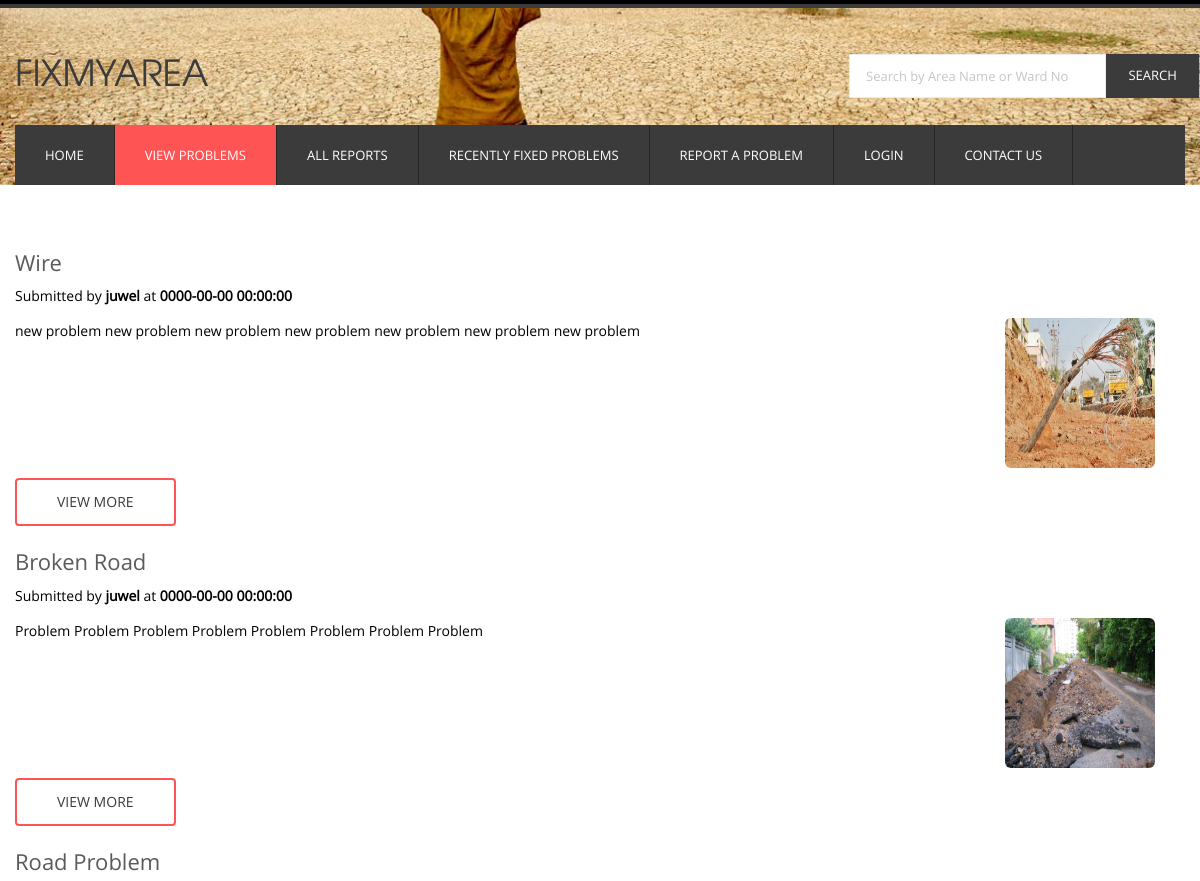
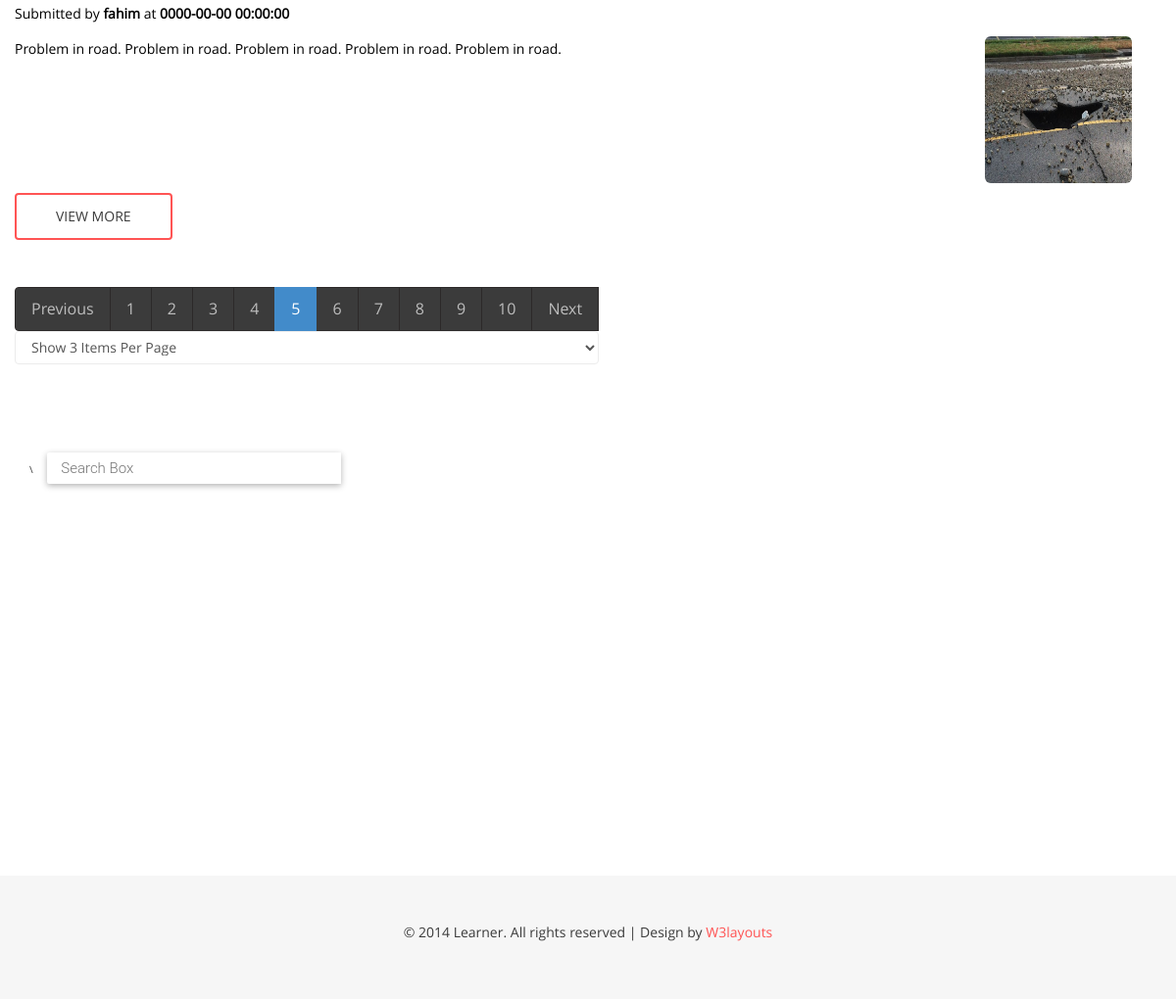
The page /views/IIUC_ULTRON/problems.php?Page=5 on the database its author committed (2 pictures, top to bottom).
### tables this page shows
CREATE TABLE `reports` (
  `id` int(100) NOT NULL,
  `title` text NOT NULL,
  `date` timestamp NOT NULL DEFAULT CURRENT_TIMESTAMP ON UPDATE CURRENT_TIMESTAMP,
  `author` text NOT NULL,
  `category` varchar(30) NOT NULL,
  `image_1` text NOT NULL,
  `image_2` text NOT NULL,
  `image_3` text NOT NULL,
  `video` text NOT NULL,
  `area` varchar(50) NOT NULL,
  `ward_no` int(20) NOT NULL,
  `description` text NOT NULL,
  `admin_feedback` text NOT NULL,
  `is_fixed` int(11) NOT NULL DEFAULT '0',
  `latitude` float NOT NULL,
  `longitude` float NOT NULL
);

### src/BITM/IIUC_ULTRON/Reports/Reports.php (called while the page is built, shortened)
<?php
class Reports extends DB{
		public function indexPaginator($page=0,$itemsPerPage=3){
        $start = (($page-1) * $itemsPerPage);
        $sql = "SELECT * from reports where is_fixed=0 LIMIT $start,$itemsPerPage";
        $STH = $this->DBH->query($sql);
        $STH->setFetchMode(PDO::FETCH_OBJ);
        $arrSomeData  = $STH->fetchAll();
        return $arrSomeData;
    }
    public function getAllKeywords()
    {
        $_allKeywords = array();
        $sql = "SELECT * FROM `reports` WHERE `is_fixed` ='0'";
        $STH = $this->DBH->query($sql);
        $STH->setFetchMode(PDO::FETCH_OBJ);
        $allData= $STH->fetchAll();
        foreach ($allData as $oneData) {
            $_allKeywords[] = trim($oneData->area);
        }
        $STH = $this->DBH->query($sql);
        $STH->setFetchMode(PDO::FETCH_OBJ);
        $allData= $STH->fetchAll();
        foreach ($allData as $oneData) {
            $eachString= strip_tags($oneData->area);
            $eachString=trim( $eachString);
            $eachString= preg_replace( "/\r|\n/", " ", $eachString);
            $eachString= str_replace("&nbsp;","",  $eachString);
            $WordsArr = explode(" ", $eachString);
            foreach ($WordsArr as $eachWord){
                $_allKeywords[] = trim($eachWord);
            }
        }
        $STH = $this->DBH->query($sql);
        $STH->setFetchMode(PDO::FETCH_OBJ);
        $allData= $STH->fetchAll();
        foreach ($allData as $oneData) {
            $_allKeywords[] = trim($oneData->ward_no);
        }
        $STH = $this->DBH->query($sql);
        $STH->setFetchMode(PDO::FETCH_OBJ);
        $allData= $STH->fetchAll();
        foreach ($allData as $oneData) {
            $eachString= strip_tags($oneData->ward_no);
            $eachString=trim( $eachString);
            $eachString= preg_replace( "/\r|\n/", " ", $eachString);
            $eachString= str_replace("&nbsp;","",  $eachString);
            $WordsArr = explode(" ", $eachString);
            foreach ($WordsArr as $eachWord){
                $_allKeywords[] = trim($eachWord);
            }
        }
        return array_unique($_allKeywords);
    }
}
?>

### src/BITM/IIUC_ULTRON/Model/Database.php (called while the page is built, shortened)
<?php
class Database{
    public $host="localhost";
    public $dbname="fix_my_area";
    public $user="root";
    public $password="";
    public function __construct()
    {
        try {
            $this->DBH = new PDO("mysql:host=$this->host;dbname=$this->dbname", $this->user, $this->password);
        }
        catch(PDOException $error){
            echo $error->getMessage();
        }
    }
}

### views/IIUC_ULTRON/problems.php (the view, shortened to what this page needs)
<!DOCTYPE HTML>
<html>
<head>
    <link rel="stylesheet" href="https://maxcdn.bootstrapcdn.com/bootstrap/3.3.7/css/bootstrap.min.css">
    <link href="../../resource/css/bootstrap.css" rel='stylesheet' type='text/css'/>
    <link href="../../resource/css/style.css" rel="stylesheet" type="text/css" media="all"/>
    <link rel="stylesheet" href="../../resource/fonts/css/font-awesome.min.css">
    <link rel="stylesheet" href="../../resource/css/flexslider.css" type="text/css" media="screen"/>
</head>
<body>
<div class="header_bg1">
    <div class="container">
        <div class="row header">
            <div class="logo navbar-left">
                <h1><a href="index.php">FixMyArea </a></h1>
            </div>
            <div class="h_search navbar-right">
                <form id="searchForm" action="problems.php" method="get">
                    <input type="text" id="searchID" name="search" class="text" value="Search by Area Name or Ward No"
                           onfocus="this.value = '';" onblur="if (this.value == '') {this.value = 'Search by Area Name or Ward No';}">
                    <input type="submit" value="search">
                </form>
            </div>
            <div class="clearfix"></div>
        </div>
        <div class="row h_menu">
            <nav class="navbar navbar-default navbar-left" role="navigation">
                <div class="collapse navbar-collapse" id="bs-example-navbar-collapse-1">
                      <ul class="nav navbar-nav">
		        <li><a href="index.php">Home</a></li>
		        <li class="active"><a href="problems.php">View Problems</a></li>
		        <li><a href="all_reports.php">All Reports </a></li>
		        <li><a href="fixed_problems.php">Recently Fixed Problems</a></li>
		        <li><a href="report_a_problem.php">Report a Problem</a></li>
				  <?php if (!isset($_SESSION['email'])) { ?>
                            <li><a href="profile/signup_login.php">Login</a></li>
							<li><a href="contact.html">Contact Us</a></li>
                        <?php } else { ?>
                            <li><a href="profile/profile.php">Profile</a></li>
                            <li><a href="profile/logout.php">Log Out</a></li>
                        <?php } ?>
		      </ul>
                </div>
            </nav>
        </div>
    </div>
</div>
<div class="main_bg">
    <div class="container">
        <div class="technology row">
            <?php
            $objReports = new Reports();
            $allData = $objReports->index("obj");
            $availableKeywords = $objReports->getAllKeywords();
            $recordCount = count($allData);
            if (isset($_REQUEST['Page'])) $page = $_REQUEST['Page'];
            else if (isset($_SESSION['Page'])) $page = $_SESSION['Page'];
            else   $page = 1;
            if (isset($_REQUEST['ItemsPerPage'])) $itemsPerPage = $_REQUEST['ItemsPerPage'];
            else if (isset($_SESSION['ItemsPerPage'])) $itemsPerPage = $_SESSION['ItemsPerPage'];
            else   $itemsPerPage = 3;
            $pages = ceil($recordCount / $itemsPerPage);
            $someData = $objReports->indexPaginator($page, $itemsPerPage);
            foreach ($someData as $oneData) { ?>
                <div class="technology_list">
                    <h4><?php echo $oneData->title; ?></h4>
                    <div class="col-md-10 tech_para">
                        <p class="para">Submitted by <strong><?php echo $oneData->author; ?></strong> at
                            <strong><?php echo $oneData->date; ?></strong></p>
                    </div>
                    <div class="col-md-10 tech_para">
                        <p class="para"><?php echo $oneData->description; ?></p>
                    </div>
                    <div class="col-md-2">
                        <span class="bg"><img src="../../resource/images/images/<?php echo $oneData->image_1; ?>"
                                              alt="Image" class="img-rounded" width=150px; height=150px;></span>
                    </div>
                    <div class="clearfix"></div>
                    <div class="read_more">
                        <a href="single_view.php?id=<?php echo $oneData->id ?>" class="fa-btn btn-1 btn-1e">View
                            more</a>
                    </div>
                </div>
            <?php } ?>
            <div style="display: inline" class="container">
                <ul class="pagination">
                    <?php
                    $prev = 1;
                    if ($prev != $page) {
                        $prev = $page - 1;
                        echo "<li><a href='?Page=$prev'>" . "Previous" . '</a></li>';
                    }
                    for ($i = 1; $i <= $pages; $i++) {
                        $next = $page;
                        if ($i == $page) echo '<li class="active"><a href="">' . $i . '</a></li>';
                        else  echo "<li><a href='?Page=$i'>" . $i . '</a></li>';
                    }
                    if ($next < $pages) {
                        $next = $next + 1;
                        echo "<li><a href='?Page=$next'>" . "Next" . '</a></li>';
                    }
                    ?>
                    <select class="form-control" name="ItemsPerPage" id="ItemsPerPage"
                            onchange="javascript:location.href = this.value;">
                        <?php
                        if ($itemsPerPage == 3) echo '<option value="?ItemsPerPage=3" selected >Show 3 Items Per Page</option>';
                        else echo '<option  value="?ItemsPerPage=3">Show 3 Items Per Page</option>';
                        ?>
                    </select>
                </ul>
            </div>
        </div>\
        <input id="pac-input" class="controls" type="text" placeholder="Search Box">
        <div id="map"></div>
    </div>
</div>
<div class="footer_bg">
    <div class="container">
        <div class="row  footer">
            <div class="copy text-center">
                <p class="link"><span>&copy; 2014 Learner. All rights reserved | Design by <a
                            href="http://w3layouts.com/">W3layouts</a></span></p>
            </div>
        </div>
    </div>
</div>
</body>
</html>

### rows shown on the page
reports: title "Wire", author "juwel", date "0000-00-00 00:00:00", description "new problem new problem new problem new problem new problem new problem new problem", image_1 (picture)
reports: title "Broken Road", author "juwel", date "0000-00-00 00:00:00", description "Problem Problem Problem Problem Problem Problem Problem Problem", image_1 (picture)
reports: title "Road Problem", author "fahim", date "0000-00-00 00:00:00", description "Problem in road. Problem in road. Problem in road. Problem in road. Problem in road.", image_1 (picture)
